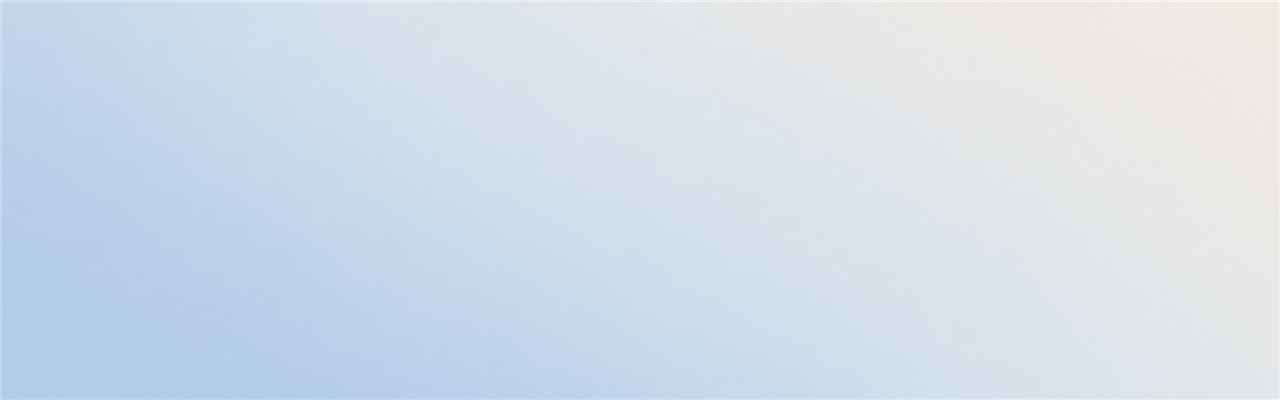
#> input picture source/artinchip/test-lvgl/tools/assets/sea_mist_source.png, 1280 x 400 px
$ python gen_page_backgrounds.py
#> lines starting #> are read from the running program, lines starting #| are printed output that depends on the picture
#!/usr/bin/env python3
"""Two deterministic opaque 1280x400 surfaces. Host-only, no text or controls."""
from pathlib import Path
from PIL import Image
import math, io

root=Path(__file__).resolve().parents[1]
out=root/'aic_ui/lvgl_data/backgrounds'
out.mkdir(parents=True,exist_ok=True)
# Flatten the approved sea-mist HTML's two CSS overlays at build time.
# Keep the source image separate so repeated builds never compound whitening.
# The reference contains fine bitmap grain. Low-pass it before scaling to the
# panel; preserve the gradient while keeping early-boot and update payloads small.
im=Image.open(root/'tools/assets/sea_mist_source.png').convert('RGB').resize((160,50), Image.BOX).resize((1280,400), Image.BILINEAR)
px=im.load()
for y in range(400):
    for x in range(1280):
        t=(x+.5)/1280
        white=.42+(.40-.42)*t/.48 if t<.48 else .40+(.30-.40)*min((t-.48)/.32,1)
        c=[v*(1-white)+255*white for v in px[x,y]]
        radius=math.hypot((x+.5-1280*.94)/(1280*.94*math.sqrt(2)),(y+.5-400*.08)/(400*.92*math.sqrt(2)))
        alpha=.28*max(0,1-radius/.62)
        px[x,y]=tuple(round(v*(1-alpha)+w*alpha) for v,w in zip(c,(225,233,241)))
for name in ('boot',):
    buf=io.BytesIO();im.save(buf,format='PNG');data=buf.getvalue()
    path=out/(name+'.png')
    if not path.exists() or path.read_bytes()!=data:path.write_bytes(data)
    print(name,im.size,len(data),'bytes, RGB opaque')
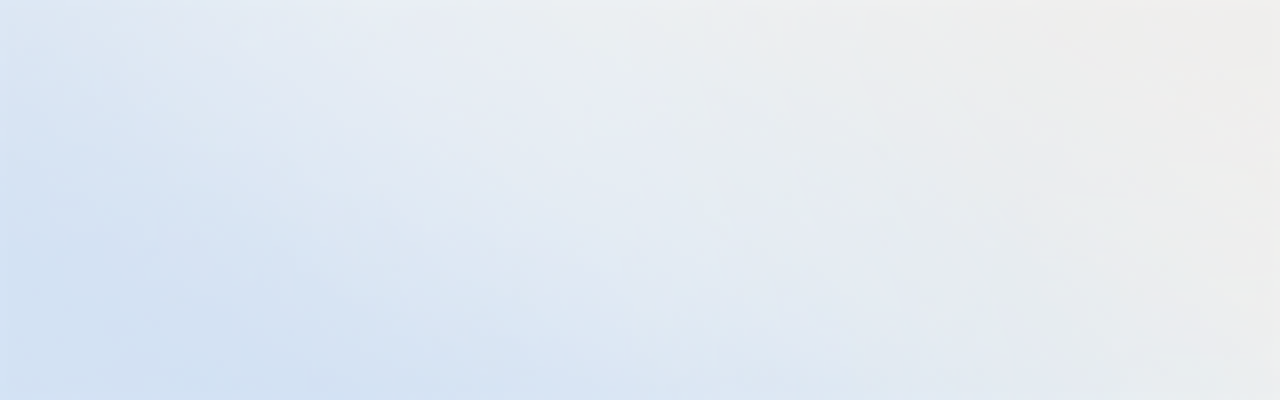
#> im: PIL image 1280x400 RGB; mean R, G, B 226.9, 234.1, 241.8

# Original user-interface surfaces, kept independent from the boot palette.
palettes={
    'user': ((237,241,249),(250,250,249),(211,221,246),(241,229,221)),
    'settings': ((238,246,244),(250,251,248),(201,229,221),(220,229,241)),
}
for name,(left,right,lower,upper) in palettes.items():
    im=Image.new('RGB',(1280,400));px=im.load()
    for y in range(400):
        for x in range(1280):
            t=min(x/1279*2,1)
            c=[a+(b-a)*t for a,b in zip(left,right)]
            a=.55*max(0,1-math.hypot((x-140)/750,(y-448)/460))
            b=.55*max(0,1-math.hypot((x-1230)/740,(y+60)/450))
            c=[int(v*(1-a)+k*a) for v,k in zip(c,lower)]
            px[x,y]=tuple(int(v*(1-b)+k*b) for v,k in zip(c,upper))
    buf=io.BytesIO();im.save(buf,format='PNG');data=buf.getvalue()
    path=out/(name+'.png')
    if not path.exists() or path.read_bytes()!=data:path.write_bytes(data)
    print(name,im.size,len(data),'bytes, RGB opaque')
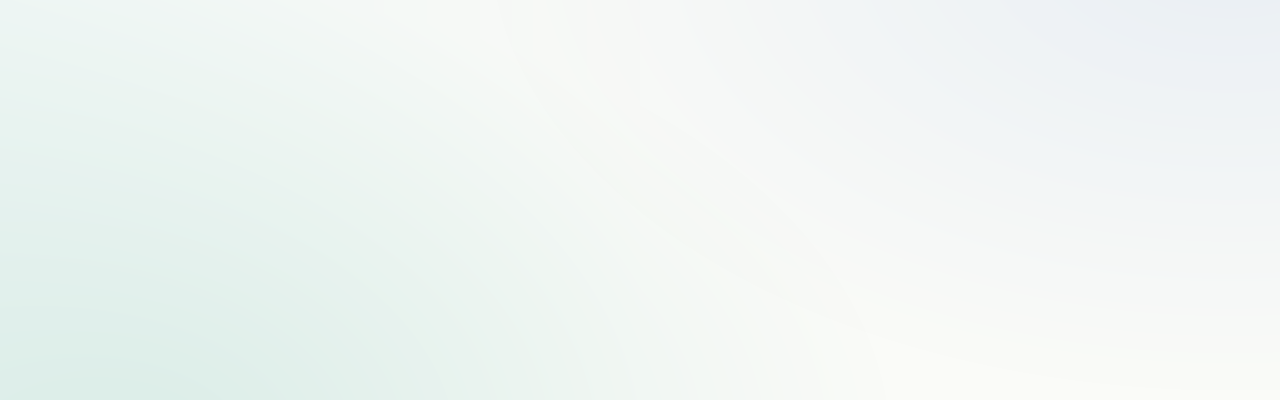
#> im: PIL image 1280x400 RGB; mean R, G, B 239.6, 245.4, 243.3

# Independent fourth built-in standby photo; do not alter its palette.
palettes={'mist': ((222,229,238),(231,227,235),(236,228,224),.76)}
for name,(left,middle,right,stop) in palettes.items():
    im=Image.new('RGB',(1280,400));px=im.load()
    for y in range(400):
        for x in range(1280):
            dx=math.sin(math.radians(115));dy=-math.cos(math.radians(115))
            t=.5+((x+.5-640)*dx+(y+.5-200)*dy)/(1280*dx+400*dy)
            a,b,f=(left,middle,t/stop) if t<=stop else (middle,right,(t-stop)/(1-stop))
            c=[v+(w-v)*f for v,w in zip(a,b)]
            if name=='mist':
                radius=math.hypot((x+.5)/(1280*math.sqrt(2)),(y+.5-400)/(400*math.sqrt(2)))
                alpha=max(0,1-radius/.78)
                c=[v*(1-alpha)+w*alpha for v,w in zip(c,(205,217,231))]
            px[x,y]=tuple(round(v) for v in c)
    buf=io.BytesIO();im.save(buf,format='PNG');data=buf.getvalue()
    path=(root/'aic_ui/lvgl_data/standby/mist.png') if name=='mist' else out/(name+'.png')
    path.parent.mkdir(parents=True,exist_ok=True)
    if not path.exists() or path.read_bytes()!=data:path.write_bytes(data)
    print(name,im.size,len(data),'bytes, RGB opaque')
